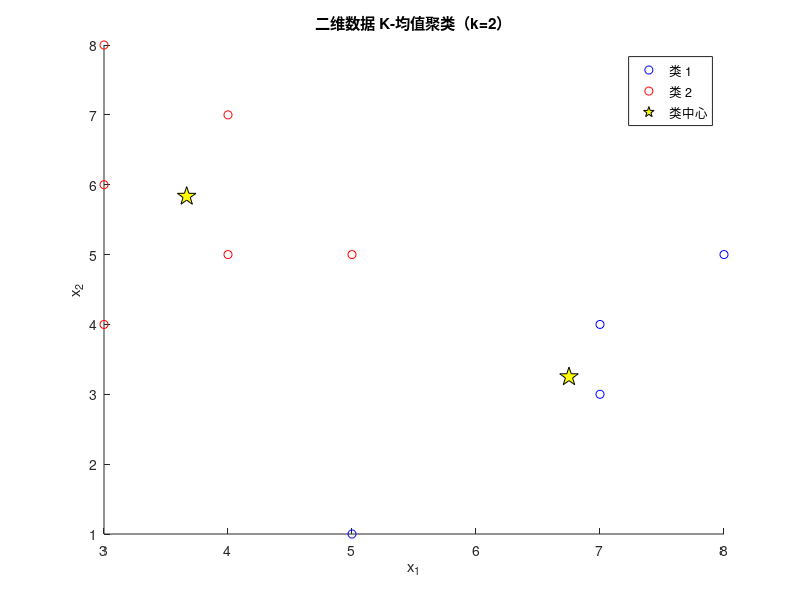
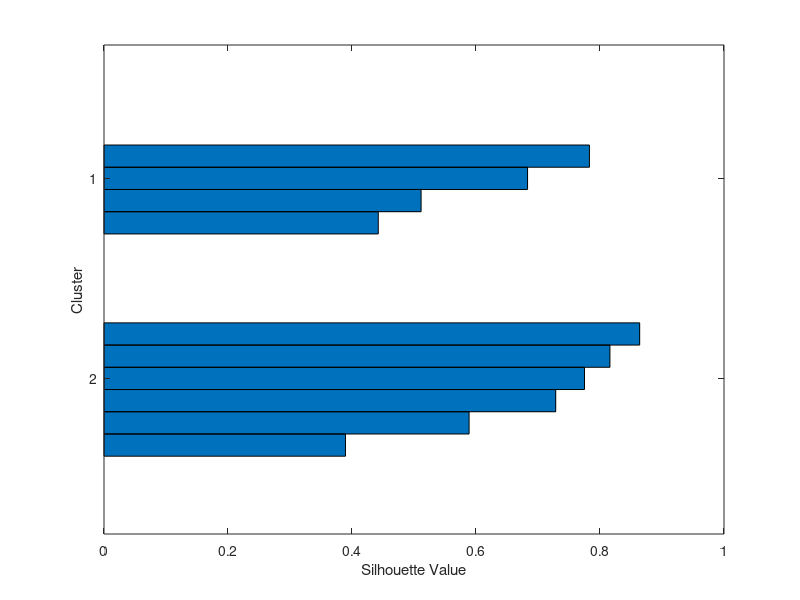

Source code (MATLAB) for these figures, in order:
%% K-均值教学示例：一维数据与二维数据
% 对应书稿 4.3.3 节（表 4-11 迭代过程）与 4.3.4 节（二维 10 点）
clear; clc;

%% 1) 一维数据：[2,4,10,12,3,20,30,11,25]，k=2，前两个点作初始中心
x = [2 4 10 12 3 20 30 11 25]';     % 列向量
c = x(1:2)';                        % 初始中心 m1=2, m2=4
for it = 1:5
    lab = abs(x - c(1)) <= abs(x - c(2));   % 距离最近原则（并列归第 1 类）
    newc = [mean(x(lab)), mean(x(~lab))];   % 重算各类均值作新中心
    fprintf('第 %d 次迭代: m1=%.2f, m2=%.2f, K1=[%s]\n', ...
        it, newc(1), newc(2), num2str(sort(x(lab))'));
    if isequal(newc, c)             % 中心不再变化 → 收敛
        fprintf('中心稳定，聚类收敛。\n');
        break;
    end
    c = newc;
end

% 用 kmeans 函数验证（多次重复取最好）
[idx1, C1] = kmeans(x, 2, 'Replicates', 5);
fprintf('kmeans 结果中心: %.2f 与 %.2f\n', sort(C1));

%% 2) 二维数据：10 个点，k=2（前 6 点与后 4 点大体分属两团）
X = [3 4; 3 6; 3 8; 4 5; 4 7; 5 1; 5 5; 7 3; 7 4; 8 5];
[idx2, C2] = kmeans(X, 2, 'Replicates', 5);
figure; gscatter(X(:,1), X(:,2), idx2, 'br'); hold on;
plot(C2(:,1), C2(:,2), 'kp', 'MarkerSize', 14, 'MarkerFaceColor', 'y');
title('二维数据 K-均值聚类（k=2）'); xlabel('x_1'); ylabel('x_2');
legend('类 1', '类 2', '类中心', 'Location', 'best');

s = silhouette(X, idx2);
fprintf('二维示例平均轮廓值 = %.3f\n', mean(s));
